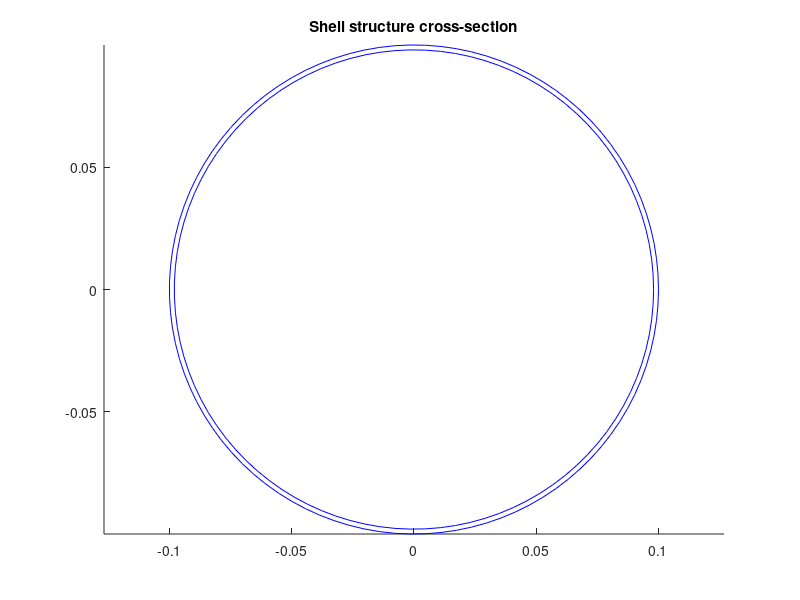
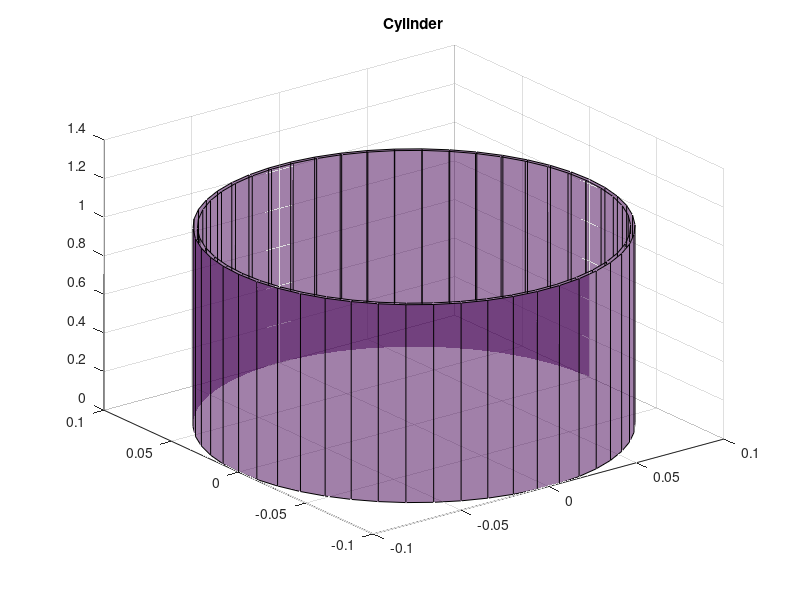

MATLAB code to generate these figures, in order:
clc; close all; clearvars;

% Introduce the variables

p_chamber = 50;                           % Chamber pressure
p_chamber = p_chamber*10^5;               % In Pascal
D_case = 0.12;                            % Case diameter
r_case = D_case/2;                        % Case radius
D_nozzle = 0.1;                           % Nozzle diameter
r_nozzle = D_nozzle/2;                    % Nozzle radius

%% Material: Steel
E_steel = 1.75 * 10^11;                   % Young's modulus of the material
alpha_thermal = 2.0 * 10^(-6);            % Steel thermal conductivity
sigma_yield = 350 * 10^6;                 % Yield stress

%% Thermal behaviour
delta_T = 500;                            % Thermal gradient the structure must withstand
sigma_thermal = E_steel*alpha_thermal*delta_T              % Thermal stress

%% Nozzle and Case thicknesses
t_case = (p_chamber*r_case)/(sigma_yield/1.2-sigma_thermal)     % Case thickness
t_nozzle = (p_chamber*r_nozzle)/(sigma_yield/1.2-sigma_thermal) % Nozzle thickness

sigma_radial = p_chamber*r_case/t_case                      % Radial pressure load
sigma_axial = (p_chamber*r_case)/(2*t_case)                % Axial pressure load

%% Sizing of the structure containing the battery and the warhead
%% Known parameters
R_outer = 0.1;                            % Outer radius
D_outer = 2*R_outer;                      % Outer diameter
E_alu = 72 * (10^9);                      % Young's modulus, alloy 7075
length = 1.0249;                          % Length
arm = length-0.6633;                      % Moment arm of the force
rho_alu = 2800;                           % Kg/m^3, density

%% Compression sizing
t_compression = 0.000001;                 % Thickness initialization
sigma_critical = 50 * 10^6;               % Critical stress initialization
for i = 1:1000000
    nu_poisson = 0.3;                              % Poisson's modulus
    t_compression = sigma_critical*(sqrt(3*(1-nu_poisson^2)))*R_outer/E_alu;  % Thickness from the direct formula
    r_inner = R_outer - t_compression;             % Radius
    d_inner = 2*r_inner;                           % Diameter
    area = 0.25*pi*(D_outer^2-(D_outer-2*t_compression)^2);         % Area of a hollow circular section
    I_polar = pi/32 *(D_outer^4-(D_outer-2*t_compression)^4);       % Polar moment of inertia
    I_section = 0.5*I_polar;                       % The polar moment of inertia is the diagonal
                                                   % of the inertia tensor and, given the double
                                                   % symmetry, the moments of inertia about the
                                                   % two axes are equal
    radius_gyration = sqrt(I_section/area);        % Radius of gyration


    P_euler = (pi^2*E_alu*I_section)/((2*length)^2*5);   % Euler buckling load
    sigma_critical = P_euler/area;                       % Critical stress

    slenderness = 2*length/radius_gyration;              % Beam slenderness

end
F_compression = 250;                      % Compressive force acting on the structure, kgf
F_compression = F_compression*9.80665;    % Newton;


%% Shear sizing
t_shear = t_compression;                  % Thickness initialization
for i = 1:1000000
    r_inner = R_outer - t_shear;                  % Radius
    d_inner = 2*r_inner;                          % Diameter
    area = 0.25*pi*(D_outer^2-(D_outer-2*t_shear)^2);         % Area
    I_polar = pi/32 *(D_outer^4-(D_outer-2*t_shear)^4);       % Polar moment of inertia
    I_section = 0.5*I_polar;                      % Section moment of inertia


    load_factor = 10;                             % Load factor
    weight = 30;                                  % Weight including ballast
    shear_force = load_factor * weight;           % Shear force, kgf
    shear_force = shear_force*9.80665;            % Shear force, Newton
    theta_angle = linspace(0,2*pi, 100);          % Section angle
    R_mean = (R_outer+r_inner)/2;                 % Mean radius
    S_static = -(R_outer^2*t_shear*sin(theta_angle));   % Static moment of the section
    tau = - ((shear_force*S_static)/(I_section*t_shear)); % Shear stress
    tau_max = max(tau);                           % Maximum stress
    tau_critical = 1/sqrt(3) *sigma_critical;     % Critical tau according to the V.M. criterion

    % Check
    if tau_max > tau_critical
       t_shear = t_shear+0.0000001;
    else
        t_shear = t_shear;
    end
end


%% Bending moment sizing
t_bending = t_shear;
for i = 1:10000
    r_inner = R_outer - t_bending;
    d_inner = 2*r_inner;
    area = 0.25*pi*(D_outer^2-(D_outer-2*t_bending)^2);
    I_polar = pi/32 *(D_outer^4-(D_outer-2*t_bending)^4);
    I_section = 0.5*I_polar;
    radius_gyration = sqrt(I_section/area);
    M_bending = shear_force * arm;
    W_bending = pi * (D_outer^4-d_inner^4)/(32*D_outer);   % Bending section modulus
    sigma_bending_max = M_bending/W_bending ; % because the maximum bending stress is
    % found at the outer edge of the circumference and
    % therefore at the radius


    if sigma_bending_max > sigma_critical
       t_bending = t_bending+0.0001;
    else
        t_bending = t_bending;
    end
end
thickness = [t_compression t_shear t_bending];   % Take the largest of these as the thickness
thickness = max(thickness);
if thickness<1
    thickness = 0.002;
end
thickness = thickness


%% Sizing
% Once the thickness is known, repeat all the structural calculations to
% evaluate the geometric properties of the cylinder

r_inner = R_outer - thickness;
d_inner = 2*r_inner;
area = 0.25*pi*(D_outer^2-(D_outer-2*thickness)^2);
I_polar = pi/32 *(D_outer^4-(D_outer-2*thickness)^4);
I_section = 0.5*I_polar;
radius_gyration = sqrt(I_section/area);
volume_shell = area * length;
W_shell = volume_shell * rho_alu

%% Fatigue behaviour
% Once the thickness geometry is known, it is appropriate to evaluate the
% fatigue behaviour; since the V.M. stress is < 80 MPa, this behaviour is
% verified
sigma_axial_stress = F_compression/area;
R_mean = (R_outer+r_inner)/2;
S_static = -(R_outer^2*thickness*sin(theta_angle));
tau = - ((shear_force*S_static)/(I_section*thickness));
tau_max = max(tau);
W_bending = pi * (D_outer^4-d_inner^4)/(32*D_outer);
sigma_bending_max = M_bending/W_bending ;
sigma_von_mises = sqrt(sigma_bending_max^2+sigma_axial_stress^2+3*tau_max^2);

%% SAVE DATA
save('thicknesses.mat',"thickness","t_nozzle","t_case");

%% Plot section
theta_angle = linspace(0,2*pi, 100);
x_outer = R_outer * cos(theta_angle);
y_outer = R_outer * sin(theta_angle);
x_int = r_inner * cos(theta_angle);
y_int = r_inner * sin(theta_angle);




[cyl_outer_x, cyl_outer_y, cyl_outer_z] = cylinder(R_outer, 50);
cyl_outer_z = cyl_outer_z * length;
[cyl_int_x, cyl_int_y, cyl_int_z] = cylinder(r_inner, 50);
cyl_int_z = cyl_int_z * length;
figure(2)
surf(cyl_outer_x, cyl_outer_y, cyl_outer_z, 'FaceAlpha', 0.5);
hold on;
surf(cyl_int_x, cyl_int_y, cyl_int_z, 'FaceAlpha', 0);
title('Cylinder')

figure(1)
hold on;
plot(x_outer, y_outer, 'b-');
plot(x_int, y_int, 'b-');
axis equal
title('Shell structure cross-section');
hold off
